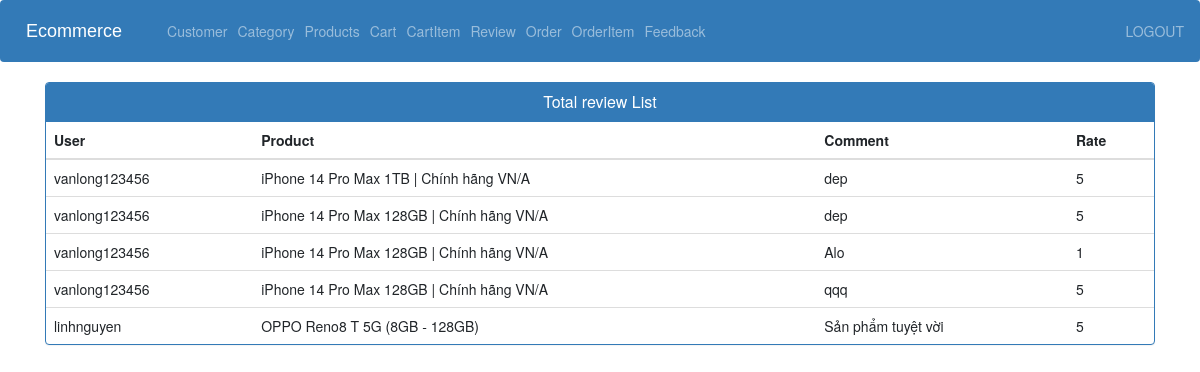
/review_view_admin/ (signed in), run on an earlier commit of the app's database.
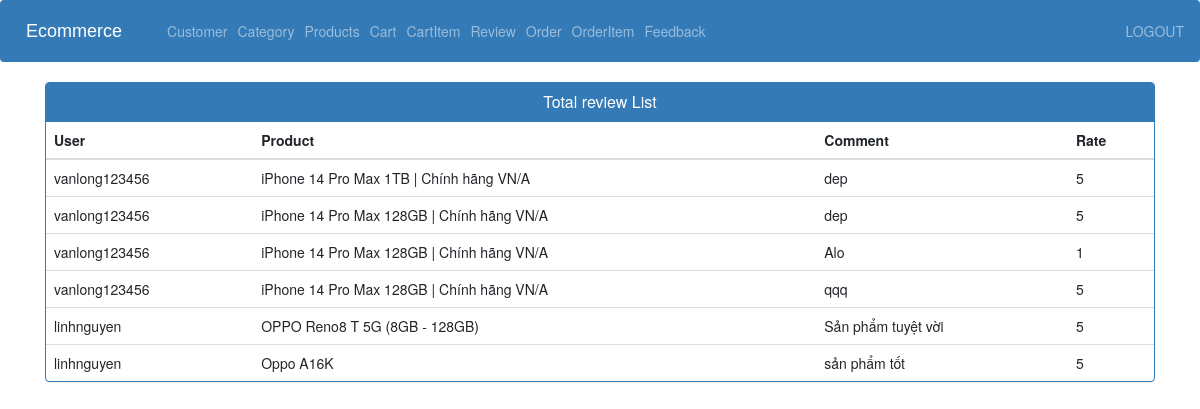
And on a later commit of the database.
### store/models.py (models this page shows, shortened)
class Review(models.Model):
    user = models.ForeignKey(User,models.CASCADE)
    product = models.ForeignKey(Product,models.CASCADE)
    comment = models.TextField(max_length=255)
    rate = models.IntegerField(default=0)
    created_at = models.DateTimeField(auto_now_add=True)

class Product(models.Model):
    category = models.ForeignKey(Category,on_delete=models.CASCADE)
    name = models.CharField(max_length=255,null=False, blank=True)
    image = models.ImageField(upload_to=get_file_path,null=True,blank=True)
    quantity = models.IntegerField(null=False, blank=False)
    description = models.TextField(max_length=1000,null=False, blank=False)
    original_price = models.FloatField(null=False, blank=False)
    selling_price = models.FloatField(null=False, blank=False)
    status = models.BooleanField(default=False, help_text="0=default, 1=Hidden")
    trending = models.BooleanField(default=False,help_text="0=default, 1=Trending")
    created_at = models.DateTimeField(auto_now_add=True)

### store/views.py (the view)
# urls.py: path('review_view_admin/',views.review_view_admin, name='review_view_admin'),
@login_required(login_url='adminlogin')
def review_view_admin(request):
    review_list= Review.objects.all()
    page = request.GET.get('page', 1)
    paginator = Paginator(review_list, 10)
    try:
        reviews = paginator.page(page)
    except PageNotAnInteger:
        reviews = paginator.page(1)
    except EmptyPage:
        reviews = paginator.page(paginator.num_pages)
    context = {'reviews':reviews}
    return render(request, 'admin/view_review.html',context)

### store/templates/admin/view_review.html (shortened to what this page needs)
{% extends 'admin/admin_base.html' %}
{% load static %}
{% block content %}
<head>
  <link href="//netdna.bootstrapcdn.com/bootstrap/3.0.0/css/bootstrap.min.css" rel="stylesheet" id="bootstrap-css">
</head>
<div class="container vh-100">
  <div class="panel panel-primary">
    <div class="panel-heading">
      <h6 class="panel-title">Total review List</h6>
    </div>
    <table class="table table-hover" id="dev-table">
      <thead>
        <tr>
          <th>User</th>
          <th>Product</th>
          <th>Comment</th>
          <th>Rate</th>
        </tr>
      </thead>
      {% for p in reviews %}
      {% if p %}
      <tr>
        <td> {{p.user.username}}</td>
        <td>{{ p.product.name }}</td>
        <td>{{p.comment}}</td>
        <td>{{p.rate}}</td>
      </tr>
      {%else%}
      <br><br><br>
      <h1>no products</h1>
      {% endif %}
      {% endfor %}
    </table>
  </div>
</div>
{% endblock content %}

What changed in the data, as far as the page shows it:
added Review: user.username "linhnguyen", product.name "Oppo A16K", comment "sản phẩm tốt", rate "5"
